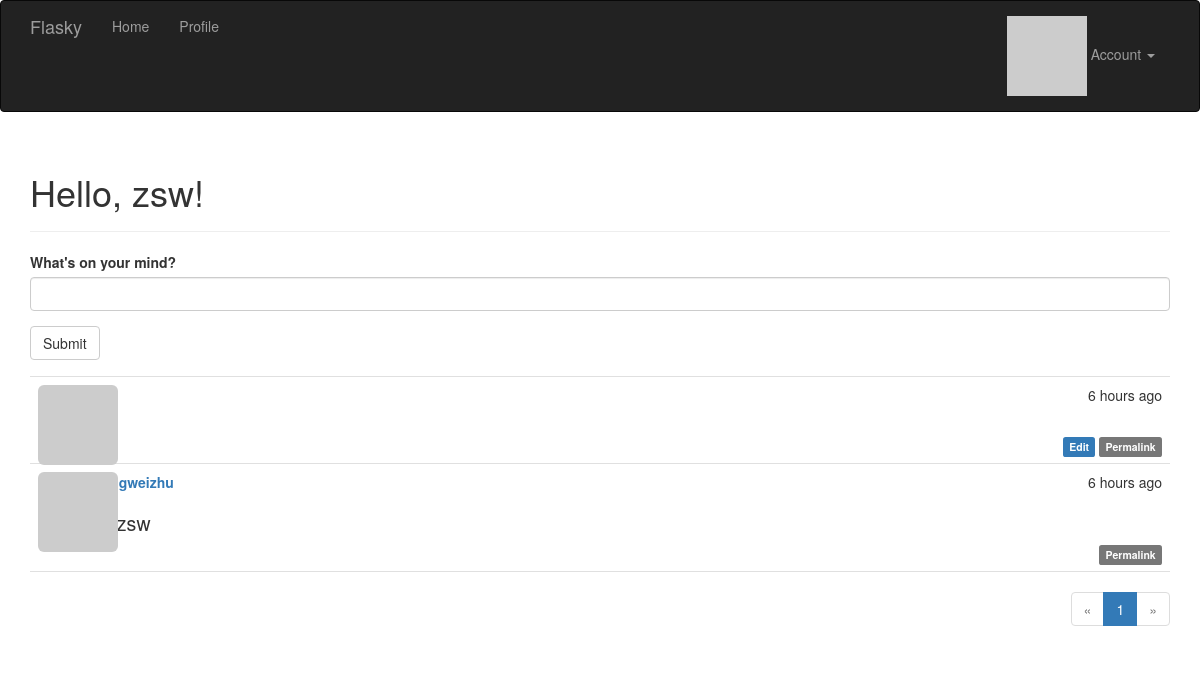
/ (signed in), run on the app's committed database.
### app/models.py (models this page shows, shortened)
class User(UserMixin, db.Model):
    __tablename__ = 'users'
    id = db.Column(db.Integer, primary_key=True)
    email = db.Column(db.String(64), unique=True, index=True)
    username = db.Column(db.String(64), unique=True, index=True)
    role_id = db.Column(db.Integer, db.ForeignKey('roles.id'))
    password_hash = db.Column(db.String(128))
    confirmed = db.Column(db.Boolean, default=False)
    name = db.Column(db.String(64))
    location = db.Column(db.String(64))
    about_me = db.Column(db.Text())
    member_since = db.Column(db.DateTime(), default=datetime.utcnow)
    last_seen = db.Column(db.DateTime(), default=datetime.utcnow)
    avatar_hash = db.Column(db.String(32))
    posts = db.relationship('Post', backref='author', lazy='dynamic')
    followed = db.relationship('Follow',
                               foreign_keys=[Follow.follower_id],
                               backref=db.backref('follower', lazy='joined'),
                               lazy='dynamic',
                               cascade='all, delete-orphan')
    followers = db.relationship('Follow',
                                foreign_keys=[Follow.followed_id],
                                backref=db.backref('followed', lazy='joined'),
                                lazy='dynamic',
                                cascade='all, delete-orphan')
    @property
    def password(self):
        raise AttributeError('password is not a readable attribute')
    def can(self, permissions):
        return self.role is not None and \
            (self.role.permissions & permissions) == permissions
    def is_administrator(self):
        return self.can(Permission.ADMINISTER)
    def ping(self):
        self.last_seen = datetime.utcnow()
        db.session.add(self)
    def gravatar(self, size=100, default='identicon', rating='g'):
        if request.is_secure:
            url = 'https://secure.gravatar.com/avatar'
        else:
            url = 'http://www.gravatar.com/avatar'
        hash = self.avatar_hash or hashlib.md5(
            self.email.encode('utf-8')).hexdigest()
        return '{url}/{hash}?s={size}&d={default}&r={rating}'.format(
            url=url, hash=hash, size=size, default=default, rating=rating)

class Post(db.Model):
    __tablename__ = 'posts'
    id = db.Column(db.Integer, primary_key=True)
    body = db.Column(db.Text)
    body_html = db.Column(db.Text)
    timestamp = db.Column(db.DateTime, index=True, default=datetime.utcnow)
    author_id = db.Column(db.Integer, db.ForeignKey('users.id'))

### app/main/views.py (the view)
@main.route('/', methods=['GET', 'POST'])
def index():
    form = PostForm()
    if current_user.can(Permission.WRITE_ARTICLES) and \
            form.validate_on_submit():
        post = Post(body=form.body.data,
                    author=current_user._get_current_object())
        db.session.add(post)
        return redirect(url_for('.index'))
    page = request.args.get('page', 1, type=int)
    pagination = Post.query.order_by(Post.timestamp.desc()).paginate(page,
                    per_page=current_app.config['FLASKY_POSTS_PER_PAGE'],
                    error_out=False)
    posts = pagination.items
    return render_template('index.html', form=form, posts=posts, pagination=pagination)

### app/main/forms.py
class PostForm(Form):
    body = PageDownField("What's on your mind?", validators=[Required()])
    submit = SubmitField('Submit')

### app/auth/views.py (called while the page is built)
@auth.before_app_request
def before_request():
    if current_user.is_authenticated:
        current_user.ping()
        if not current_user.confirmed \
                and request.endpoint[:5] != 'auth.' \
                and request.endpoint != 'static':
            return redirect(url_for('auth.unconfirmed'))

### app/main/__init__.py (called while the page is built)
@main.app_context_processor
def inject_permissions():
    return dict(Permission=Permission)

### app/models.py (called while the page is built)
@login_manager.user_loader
def load_user(user_id):
    return User.query.get(int(user_id))

### app/templates/index.html (shortened to what this page needs)
{% extends "base.html" %}
{% import "bootstrap/wtf.html" as wtf %}
{% import "_macros.html" as macros %}
{% block page_content %}
<div class="page-header">
    <h1>Hello, {% if current_user.is_authenticated %}{{ current_user.username }}{% else %}Stranger{% endif %}!</h1>
</div>
<div>
    {% if current_user.can(Permission.WRITE_ARTICLES) %}
    {{ wtf.quick_form(form) }}
    {% endif %}
</div>
    {% include '_posts.html' %}
    {% if pagination %}
        <div class="pagination">
            {{ macros.pagination_widget(pagination, '.index') }}
        </div>
    {% endif %}
{% endblock %}

### app/templates/_posts.html
<ul class="posts">
    {% for post in posts %}
    <li class="post">
        <div class="post-thumbnail">
            <a href="{{ url_for('.user', username=post.author.username) }}">
                <img class="img-rounded profile-thumbnail" src="{{ post.author.gravatar(size=40) }}">
            </a>
        </div>
        <div class="post-content">
            <div class="post-date">{{ moment(post.timestamp).fromNow() }}</div>
            <div class="post-author"><a href="{{ url_for('.user', username=post.author.username) }}">{{ post.author.username }}</a></div>
                        <div class="post-body">
                {% if post.body_html %}
                    {{ post.body_html | safe }}
                {% else %}
                    {{ post.body }}
                {% endif %}
            </div>
            <div class="post-footer">
                                {% if current_user == post.author %}
                <a href="{{ url_for('.edit', id=post.id) }}">
                    <span class="label label-primary">Edit</span>
                </a>
                {% elif current_user.is_administrator() %}
                <a href="{{ url_for('.edit', id=post.id) }}">
                    <span class="label label-danger">Edit [Admin]</span>
                </a>
                {% endif %}
                <a href="{{ url_for('.post', id=post.id) }}">
                    <span class="label label-default">Permalink</span>
                </a>
            </div>
        </div>
    </li>
    {% endfor %}
</ul>

### app/static/styles.css (style rules this page uses)
.profile-thumbnail { position: absolute; }
ul.posts { list-style-type: none; padding: 0px; margin: 16px 0px 0px 0px; border-top: 1px solid #e0e0e0; }
ul.posts li.post { padding: 8px; border-bottom: 1px solid #e0e0e0; }
div.post-date { float: right; }
div.post-author { font-weight: bold; }
div.post-thumbnail { position: absolute; }
div.post-content { margin-left: 48px; min-height: 48px; }
div.pagination { width: 100%; text-align: right; padding: 0px; margin: 0px; }
.post-body h1 { font-size: 140%; }
div.post-footer { text-align: right; }

### data on the page
User: username "zsw"
Post: timestamp "6 hours ago"
Post: timestamp "6 hours ago", author.username "shengweizhu", body_html "@#zsw"

### other printed values
{{ field.label(class="control-label")|safe }} "What's on your mind?"
{{ p }} "1"
